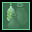

A 2D game scene composited from a Tiled map and its tileset images. What follows is a short description and the map's XML, with each tile layer's data collapsed to a summary:
An orthogonal 1x1 tile map with 32x32 px tiles, 2 tile layers (dynamics, collision), 1 hidden layer not drawn, 6 tilesets.

<map version="1.0" orientation="orthogonal" width="1" height="1" tilewidth="32" tileheight="32">
 <tileset firstgid="1" name="furniture-modern" tilewidth="32" tileheight="32">
  <image source="../maps/graphics/tiles/furniture-modern.png" width="512" height="512" />
 </tileset>
 <tileset firstgid="257" name="furniture-placement" tilewidth="32" tileheight="32">
  <image source="../maps/graphics/tiles/furniture-placement.png" width="64" height="64" />
  <tile id="2">
   <properties>
    <property name="constraint" value="ground" />
   </properties>
  </tile>
  <tile id="3">
   <properties>
    <property name="constraint" value="wall" />
   </properties>
  </tile>
 </tileset>
 <tileset firstgid="261" name="collision" tilewidth="32" tileheight="32">
  <image source="../maps/graphics/tiles/collision.png" width="64" height="64" />
  <tile id="0">
   <properties>
    <property name="collision" value="short" />
   </properties>
  </tile>
  <tile id="2">
   <properties>
    <property name="transient" value="" />
   </properties>
  </tile>
 </tileset>
 <tileset firstgid="265" name="furniture-lab" tilewidth="32" tileheight="32">
  <image source="../maps/graphics/tiles/furniture-lab.png" width="512" height="512" />
 </tileset>
 <tileset firstgid="521" name="future-obj3" tilewidth="32" tileheight="32">
  <image source="../image-atlases/future-obj3.png" width="512" height="512" />
 </tileset>
 <tileset firstgid="777" name="future-obj4" tilewidth="32" tileheight="32">
  <image source="../image-atlases/future-obj4.png" width="512" height="512" />
 </tileset>
 <layer name="dynamics" width="1" height="1">
  <properties>
   <property name="category" value="low" />
  </properties>
  <data>[1 cells, 1 non-empty, 1 distinct tile ids]</data>
 </layer>
 <layer name="constraints" width="1" height="1" visible="0">
  <data>[1 cells, 1 non-empty, 1 distinct tile ids]</data>
 </layer>
 <layer name="collision" width="1" height="1">
  <data>[1 cells, 1 non-empty, 1 distinct tile ids]</data>
 </layer>
</map>
